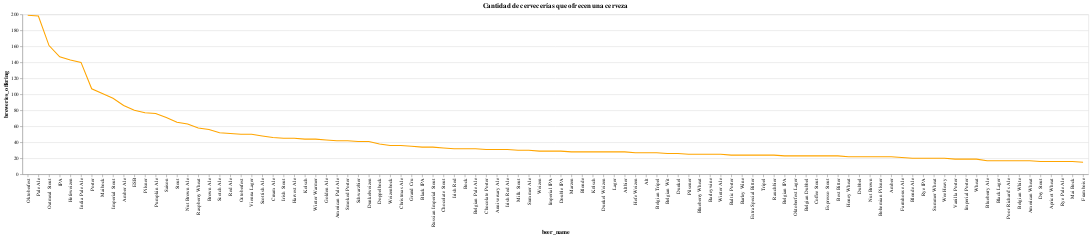

This figure's notebook cell:
### Code cell
col_group_by, col_unique = 'beer_name', 'beer_beerid'
col_new_unique_count = 'breweries_offering'
df_beers_by_name = (
    df.groupby([col_group_by])
    .apply(lambda dfg: len(dfg[col_unique].unique()))
    .reset_index()
    .rename(columns={0: col_new_unique_count})
)
df_beers_by_name

alt.Chart(
    df_beers_by_name.sort_values(col_new_unique_count, ascending=False).iloc[:100]
).mark_line(color='orange').encode(
    x=alt.X(col_group_by, sort='-y'),
    y=col_new_unique_count,    
).properties(
    title='Cantidad de cervecerías que ofrecen una cerveza',    
).interactive()

### Figure 1 — Vega-Lite specification as saved in the notebook (floating-point values rounded to 4 significant figures)
{"config": {"view": {"continuousWidth": 400, "continuousHeight": 300}}, "data": {"name": "data-cd0c9fc690e5a238ed75c18f4b7b6114"}, "mark": {"type": "line", "color": "orange"}, "encoding": {"x": {"type": "nominal", "field": "beer_name", "sort": "-y"}, "y": {"type": "quantitative", "field": "breweries_offering"}}, "selection": {"selector005": {"type": "interval", "bind": "scales", "encodings": ["x", "y"]}}, "title": "Cantidad de cervecerías que ofrecen una cerveza", "$schema": "https://vega.github.io/schema/vega-lite/v4.8.1.json", "datasets": {"data-cd0c9fc690e5a238ed75c18f4b7b6114": [{"beer_name": "Oktoberfest", "breweries_offering": 199}, {"beer_name": "Pale Ale", "breweries_offering": 198}, {"beer_name": "Oatmeal Stout", "breweries_offering": 161}, {"beer_name": "IPA", "breweries_offering": 147}, {"beer_name": "Hefeweizen", "breweries_offering": 143}, {"beer_name": "India Pale Ale", "breweries_offering": 140}, {"beer_name": "Porter", "breweries_offering": 107}, {"beer_name": "Maibock", "breweries_offering": 101}, {"beer_name": "Imperial Stout", "breweries_offering": 95}, {"beer_name": "Amber Ale", "breweries_offering": 86}, {"beer_name": "ESB", "breweries_offering": 80}, {"beer_name": "Pilsner", "breweries_offering": 77}, {"beer_name": "Pumpkin Ale", "breweries_offering": 76}, {"beer_name": "Saison", "breweries_offering": 71}, {"beer_name": "Stout", "breweries_offering": 65}, {"beer_name": "Nut Brown Ale", "breweries_offering": 63}, {"beer_name": "Raspberry Wheat", "breweries_offering": 58}, {"beer_name": "Brown Ale", "breweries_offering": 56}, {"beer_name": "Scotch Ale", "breweries_offering": 52}, {"beer_name": "Red Ale", "breweries_offering": 51}, {"beer_name": "Octoberfest", "breweries_offering": 50}, {"beer_name": "Vienna Lager", "breweries_offering": 50}, {"beer_name": "Scottish Ale", "breweries_offering": 48}, {"beer_name": "Cream Ale", "breweries_offering": 46}, {"beer_name": "Irish Stout", "breweries_offering": 45}, {"beer_name": "Harvest Ale", "breweries_offering": 45}, {"beer_name": "Kolsch", "breweries_offering": 44}, {"beer_name": "Winter Warmer", "breweries_offering": 44}, {"beer_name": "Golden Ale", "breweries_offering": 43}, {"beer_name": "American Pale Ale", "breweries_offering": 42}, {"beer_name": "Smoked Porter", "breweries_offering": 42}, {"beer_name": "Schwarzbier", "breweries_offering": 41}, {"beer_name": "Dunkelweizen", "breweries_offering": 41}, {"beer_name": "Doppelbock", "breweries_offering": 38}, {"beer_name": "Weizenbock", "breweries_offering": 36}, {"beer_name": "Christmas Ale", "breweries_offering": 36}, {"beer_name": "Grand Cru", "breweries_offering": 35}, {"beer_name": "Black IPA", "breweries_offering": 34}, {"beer_name": "Russian Imperial Stout", "breweries_offering": 34}, {"beer_name": "Chocolate Stout", "breweries_offering": 33}, {"beer_name": "Irish Red", "breweries_offering": 32}, {"beer_name": "Bock", "breweries_offering": 32}, {"beer_name": "Belgian Pale Ale", "breweries_offering": 32}, {"beer_name": "Chocolate Porter", "breweries_offering": 31}, {"beer_name": "Anniversary Ale", "breweries_offering": 31}, {"beer_name": "Irish Red Ale", "breweries_offering": 31}, {"beer_name": "Milk Stout", "breweries_offering": 30}, {"beer_name": "Summer Ale", "breweries_offering": 30}, {"beer_name": "Weizen", "breweries_offering": 29}, {"beer_name": "Imperial IPA", "breweries_offering": 29}, {"beer_name": "Double IPA", "breweries_offering": 29}, {"beer_name": "Marzen", "breweries_offering": 28}, {"beer_name": "Blonde", "breweries_offering": 28}, {"beer_name": "Kölsch", "breweries_offering": 28}, {"beer_name": "Dunkel Weizen", "breweries_offering": 28}, {"beer_name": "Lager", "breweries_offering": 28}, {"beer_name": "Altbier", "breweries_offering": 28}, {"beer_name": "Hefe Weizen", "breweries_offering": 27}, {"beer_name": "Alt", "breweries_offering": 27}, {"beer_name": "Belgian Tripel", "breweries_offering": 27}, {"beer_name": "Belgian Wit", "breweries_offering": 26}, {"beer_name": "Dunkel", "breweries_offering": 26}, {"beer_name": "Pilsener", "breweries_offering": 25}, {"beer_name": "Blueberry Wheat", "breweries_offering": 25}, {"beer_name": "Barleywine", "breweries_offering": 25}, {"beer_name": "Winter Ale", "breweries_offering": 25}, {"beer_name": "Baltic Porter", "breweries_offering": 24}, {"beer_name": "Barley Wine", "breweries_offering": 24}, {"beer_name": "Extra Special Bitter", "breweries_offering": 24}, {"beer_name": "Tripel", "breweries_offering": 24}, {"beer_name": "Rauchbier", "breweries_offering": 24}, {"beer_name": "Belgian IPA", "breweries_offering": 23}, {"beer_name": "Oktoberfest Lager", "breweries_offering": 23}, {"beer_name": "Belgian Dubbel", "breweries_offering": 23}, {"beer_name": "Coffee Stout", "breweries_offering": 23}, {"beer_name": "Espresso Stout", "breweries_offering": 23}, {"beer_name": "Best Bitter", "breweries_offering": 23}, {"beer_name": "Honey Wheat", "breweries_offering": 22}, {"beer_name": "Dubbel", "breweries_offering": 22}, {"beer_name": "Nut Brown", "breweries_offering": 22}, {"beer_name": "Bohemian Pilsner", "breweries_offering": 22}, {"beer_name": "Amber", "breweries_offering": 22}, {"beer_name": "Farmhouse Ale", "breweries_offering": 21}, {"beer_name": "Blonde Ale", "breweries_offering": 20}, {"beer_name": "Rye IPA", "breweries_offering": 20}, {"beer_name": "Summer Wheat", "breweries_offering": 20}, {"beer_name": "Wee Heavy", "breweries_offering": 20}, {"beer_name": "Vanilla Porter", "breweries_offering": 19}, {"beer_name": "Imperial Porter", "breweries_offering": 19}, {"beer_name": "Wheat", "breweries_offering": 19}, {"beer_name": "Blueberry Ale", "breweries_offering": 17}, {"beer_name": "Black Lager", "breweries_offering": 17}, {"beer_name": "Poor Richard's Ale", "breweries_offering": 17}, {"beer_name": "Belgian White", "breweries_offering": 17}, {"beer_name": "American Wheat", "breweries_offering": 17}, {"beer_name": "Dry Stout", "breweries_offering": 16}, {"beer_name": "Apricot Wheat", "breweries_offering": 16}, {"beer_name": "Rye Pale Ale", "breweries_offering": 16}, {"beer_name": "Mai Bock", "breweries_offering": 16}, {"beer_name": "Framboise", "breweries_offering": 15}]}}
